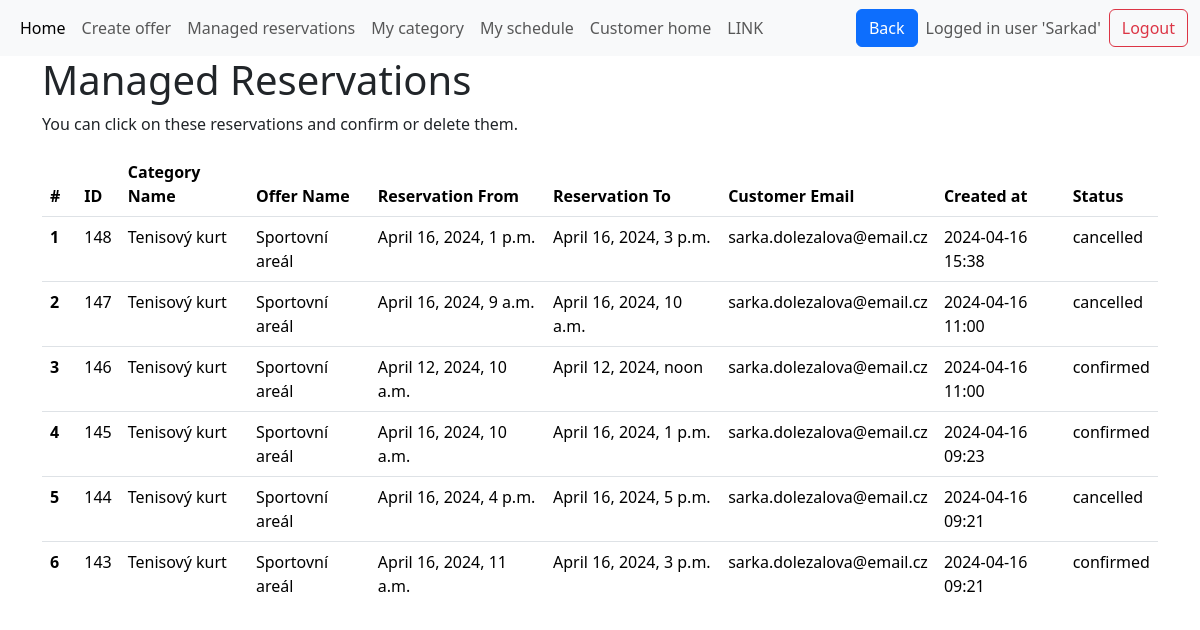
The page /managed_reservations (signed in) on the database as committed earlier.
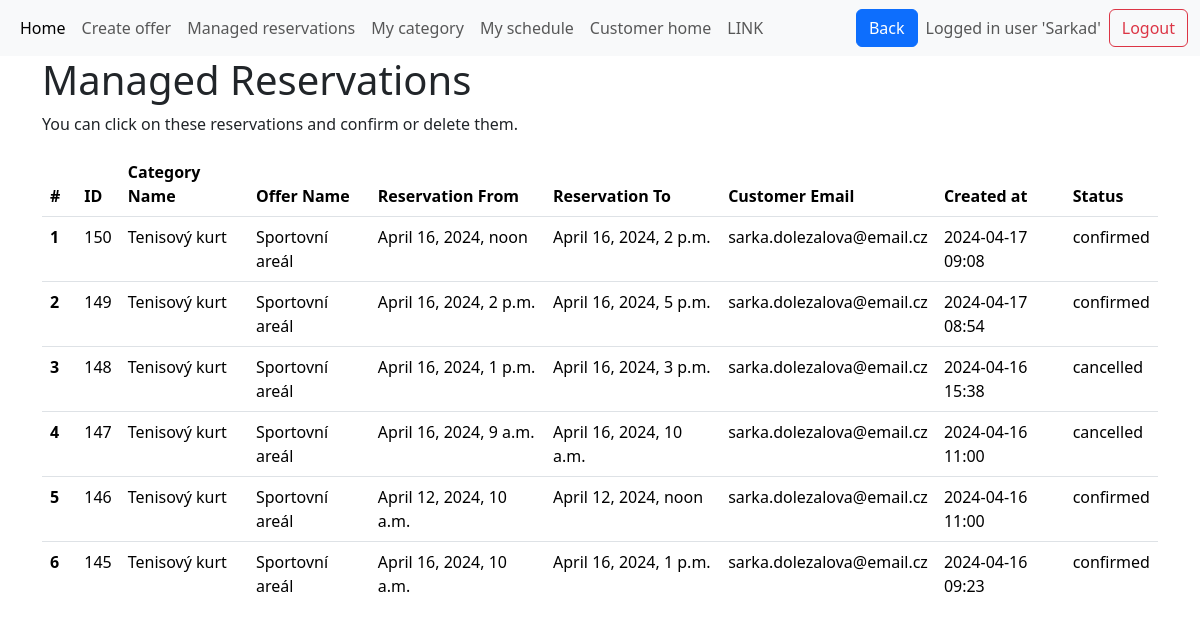
The same page on the database as committed later.
### base/models.py (models this page shows, shortened)
class Reservation(models.Model):
    reservation_from = models.DateTimeField(help_text="Start time/date of the reservation")
    reservation_to = models.DateTimeField(null=True, blank=True, help_text="End time/date of the reservation")
    submission_time = models.DateTimeField(default=timezone.now, help_text="When the reservation was submitted")
    confirmed_by_manager = models.CharField(
        max_length=1,
        choices=[("A", "Confirmed"), ("N", "Not Confirmed")],
        null=True,
        blank=True,
        help_text="Whether the reservation is confirmed by a manager"
    )
    customer_email = models.EmailField()
    customer_name = models.CharField(max_length=100)
    verification_token = models.CharField(max_length=64)  # Assuming you're using a hex token
    belongs_to_category = models.ForeignKey(Category, on_delete=models.CASCADE, related_name='reservations', help_text="The category of the unit being reserved")
    status = models.CharField(
        max_length=20,
        choices=[
            ("pending", "Pending"),
            ("confirmed", "Confirmed"),
            ("cancelled", "Cancelled"),
            ("completed", "Completed"),
        ],
        default="pending",
        help_text="The current status of the reservation"
    )
    class Meta:
        ordering = ['-submission_time'] # Reservations ordered in ascending order (earliest first)

class Category(models.Model):
    category_name = models.CharField(max_length=50)
    category_description = models.CharField(max_length=1000, null=True, blank=True)
    category_capacity = models.IntegerField(default=1,help_text="How many reservations at one time are possible? e.g.seminar = 20 or parkplace = 1")
    max_simultaneous_reservations = models.IntegerField(default=1)
    additional_time = models.DurationField(null=True, blank=True,default=timedelta(0))
    count_of_units = models.IntegerField(default=1,help_text="How many units are there in this category? e.g. 5 parkplaces for disabled people")
    created_at = models.DateTimeField(default=timezone.now)
    unit_names = models.JSONField(default=list) # list of unit names
    opening_time = models.TimeField(default=datetime.time(0, 0))
    closing_time = models.TimeField(default=datetime.time(23, 59,59)) #TODO 24:00 and default values 9:23-9:23
    belongs_to_offer = models.ForeignKey(Offer, on_delete=models.CASCADE)
    category_pricing = models.ForeignKey(Pricing, on_delete=models.CASCADE, null=True)

class Offer(models.Model):
    offer_name = models.CharField(max_length=50)
    available_from = models.DateField(null=True, blank=True)
    available_to = models.DateField(null=True, blank=True)
    created_at = models.DateTimeField(default=timezone.now)
    manager_of_this_offer = models.ForeignKey(
        User, on_delete=models.CASCADE, null=True, blank=True
    )
    class Meta:
        unique_together = (
            "offer_name",
            "manager_of_this_offer",
        )  # there cannot be two same named offers managed by the same user

### base/views.py (the view)
# urls.py: path('managed_reservations',views.managed_reservations, name='managed_reservations' ),
@login_required
def managed_reservations(request):
    user_timezone = request.user.userprofile.timezone if hasattr(request.user, 'userprofile') else 'UTC'
    timezone.activate(user_timezone)
    categories = Category.objects.filter(
        belongs_to_offer__manager_of_this_offer=request.user
    )
    reservations = (
        Reservation.objects.filter(belongs_to_category__in=categories)
        .select_related("belongs_to_category", "belongs_to_category__belongs_to_offer")
        .order_by("-submission_time",
            "reservation_from", "belongs_to_category__belongs_to_offer__offer_name"
        )
    )
    return render(
        request,
        "managed_reservations.html",
        {
            "reservations": reservations,
        },
    )

### templates/managed_reservations.html (shortened to what this page needs)
{% extends 'main.html' %}
{% load crispy_forms_tags %}
{% load static %}
{% block content %}
<div class="container-md">
    <h1>Managed Reservations</h1>
    <p>You can click on these reservations and confirm or delete them.</p>
    {% if reservations %}
    <div class="table-responsive" style="max-height: 450px; overflow-y: auto;">
        <table class="table table-hover">
            <thead>
                <tr>
                    <th scope="col">#</th>
                    <th scope="col">ID</th>
                    <th scope="col">Category Name</th>
                    <th scope="col">Offer Name</th>
                    <th scope="col">Reservation From</th>
                    <th scope="col">Reservation To</th>
                    <th scope="col">Customer Email</th>
                    <th scope="col">Created at</th>
                    <th scope="col">Status</th>
                </tr>
            </thead>
            <tbody>
                {% for reservation in reservations %}
                <tr data-token="{{ reservation.verification_token }}" class="clickable-row">
                    <th scope="row">{{ forloop.counter }}</th>
                    <td>{{ reservation.id }}</td>
                    <td>{{ reservation.belongs_to_category.category_name }}</td>
                    <td>{{ reservation.belongs_to_category.belongs_to_offer.offer_name }}</td>
                    <td>{{ reservation.reservation_from }}</td>
                    <td>{{ reservation.reservation_to }}</td>
                    <td>{{ reservation.customer_email }}</td>
                    <td>{{ reservation.submission_time|date:"Y-m-d H:i" }}</td>
                    <td>{{ reservation.status}}</td>
                </tr>
                {% endfor %}
            </tbody>
        </table>
        {% else %}
        <p>No reservations found.</p>
    </div>
    {% endif %}
</div>
<link rel="stylesheet" href="{% static 'base/css/style.css' %}" type="text/css">
{% endblock %}

Rows that differ between the two databases and show on the page:
no longer on this page (row unchanged): Reservation: id "144", belongs_to_category.category_name "Tenisový kurt", belongs_to_category.belongs_to_offer.offer_name "Sportovní areál", reservation_from "April 16, 2024, 4 p.m.", reservation_to "April 16, 2024, 5 p.m.", customer_email "sarka.dolezalova@email.cz", submission_time "2024-04-16 09:21", status "cancelled"
no longer on this page (row unchanged): Reservation: id "143", belongs_to_category.category_name "Tenisový kurt", belongs_to_category.belongs_to_offer.offer_name "Sportovní areál", reservation_from "April 16, 2024, 11 a.m.", reservation_to "April 16, 2024, 3 p.m.", customer_email "sarka.dolezalova@email.cz", submission_time "2024-04-16 09:21", status "confirmed"
added Reservation: id "150", belongs_to_category.category_name "Tenisový kurt", belongs_to_category.belongs_to_offer.offer_name "Sportovní areál", reservation_from "April 16, 2024, noon", reservation_to "April 16, 2024, 2 p.m.", customer_email "sarka.dolezalova@email.cz", submission_time "2024-04-17 09:08", status "confirmed"
added Reservation: id "149", belongs_to_category.category_name "Tenisový kurt", belongs_to_category.belongs_to_offer.offer_name "Sportovní areál", reservation_from "April 16, 2024, 2 p.m.", reservation_to "April 16, 2024, 5 p.m.", customer_email "sarka.dolezalova@email.cz", submission_time "2024-04-17 08:54", status "confirmed"
